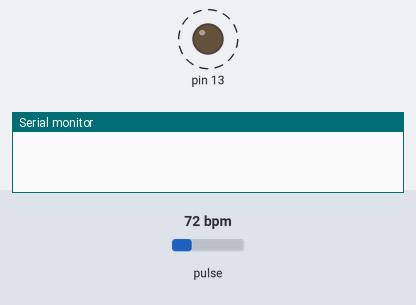
A sketch run on a simulated Arduino Uno, built with avr-gcc and run on an emulated ATmega328P. Shown: output pins drawn as LEDs (lit = HIGH), the last lines printed to the serial monitor. Dashed ring = blinking. Inputs (shaded band) come from the test bench; at power-on: pulse 72 bpm.

Above: at 0.3 s.
1.3 s: pulse set to 42 bpm
At 1.3 s:
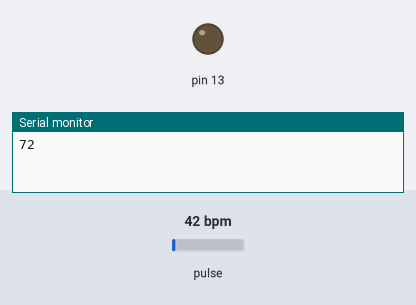
4.1 s: pulse set to 100 bpm
At 4.9 s:
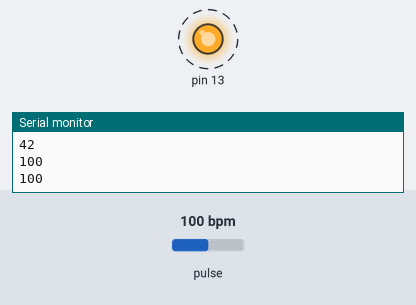
Timing chart, 0 to 13.1 s (numbered marks = the images above; inputs shaded):
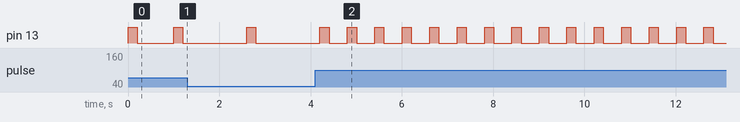

The sketch:

edai.ino
```cpp
/*  Getting_BPM_to_Monitor prints the BPM to the Serial Monitor, using the least lines of code and PulseSensor Library.
 *  Tutorial Webpage: https://pulsesensor.com/pages/getting-advanced
 *
--------Use This Sketch To------------------------------------------
1) Displays user's live and changing BPM, Beats Per Minute, in Arduino's native Serial Monitor.
2) Print: "♥  A HeartBeat Happened !" when a beat is detected, live.
2) Learn about using a PulseSensor Library "Object".
4) Blinks the builtin LED with user's Heartbeat.
--------------------------------------------------------------------*/

#include <PulseSensorPlayground.h>     // Includes the PulseSensorPlayground Library.

//  Variables
const int PulseWire = A0;       // PulseSensor PURPLE WIRE connected to ANALOG PIN 0
const int LED = 13;          // The on-board Arduino LED, close to PIN 13.
int Threshold = 580;           // Determine which Signal to "count as a beat" and which to ignore.
                               // Use the "Gettting Started Project" to fine-tune Threshold Value beyond default setting.
                               // Otherwise leave the default "550" value.

PulseSensorPlayground pulseSensor;  // Creates an instance of the PulseSensorPlayground object called "pulseSensor"


void setup() {

  Serial.begin(115200);          // For Serial Monitor

  // Configure the PulseSensor object, by assigning our variables to it.
  pulseSensor.analogInput(PulseWire);
  pulseSensor.blinkOnPulse(LED);       //auto-magically blink Arduino's LED with heartbeat.
  pulseSensor.setThreshold(Threshold);

  // Double-check the "pulseSensor" object was created and "began" seeing a signal.
   if (pulseSensor.begin()) {
    // Serial.println("We created a pulseSensor Object !");  //This prints one time at Arduino power-up,  or on Arduino reset.
  }
}


void loop() {


if (pulseSensor.sawStartOfBeat()) {            // Constantly test to see if "a beat happened".
int myBPM = pulseSensor.getBeatsPerMinute();  // Calls function on our pulseSensor object that returns BPM as an "int".
                                               // "myBPM" hold this BPM value now.                       // Print phrase "BPM: "
 Serial.println(myBPM);                        // Print the value inside of myBPM.
}

  delay(200);                    // considered best practice in a simple sketch.

}
```

Measured:
- after the input at 4.1 s, pin 13: alternates HIGH for 0.20 s and LOW for 0.40 s, starting after 0.71 s
